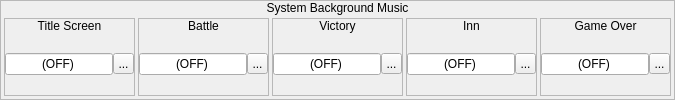
                <widget class="QFrame" name="frame_17">
                 <property name="frameShape">
                  <enum>QFrame::StyledPanel</enum>
                 </property>
                 <property name="frameShadow">
                  <enum>QFrame::Raised</enum>
                 </property>
                 <layout class="QVBoxLayout" name="verticalLayout_25">
                  <property name="spacing">
                   <number>0</number>
                  </property>
                  <property name="margin">
                   <number>0</number>
                  </property>
                  <item>
                   <widget class="QLabel" name="label_16">
                    <property name="sizePolicy">
                     <sizepolicy hsizetype="Preferred" vsizetype="Fixed">
                      <horstretch>0</horstretch>
                      <verstretch>0</verstretch>
                     </sizepolicy>
                    </property>
                    <property name="text">
                     <string>System Background Music</string>
                    </property>
                    <property name="alignment">
                     <set>Qt::AlignCenter</set>
                    </property>
                   </widget>
                  </item>
                  <item>
                   <widget class="QWidget" name="widget_16" native="true">
                    <layout class="QHBoxLayout" name="horizontalLayout_15">
                     <property name="spacing">
                      <number>3</number>
                     </property>
                     <property name="margin">
                      <number>3</number>
                     </property>
                     <item>
                      <widget class="QFrame" name="frame_18">
                       <property name="frameShape">
                        <enum>QFrame::StyledPanel</enum>
                       </property>
                       <property name="frameShadow">
                        <enum>QFrame::Raised</enum>
                       </property>
                       <layout class="QVBoxLayout" name="verticalLayout_26">
                        <property name="spacing">
                         <number>0</number>
                        </property>
                        <property name="margin">
                         <number>0</number>
                        </property>
                        <item>
                         <widget class="QLabel" name="label_17">
                          <property name="sizePolicy">
                           <sizepolicy hsizetype="Preferred" vsizetype="Fixed">
                            <horstretch>0</horstretch>
                            <verstretch>0</verstretch>
                           </sizepolicy>
                          </property>
                          <property name="text">
                           <string>Title Screen</string>
                          </property>
                          <property name="alignment">
                           <set>Qt::AlignCenter</set>
                          </property>
                         </widget>
                        </item>
                        <item>
                         <widget class="QWidget" name="widget_17" native="true">
                          <layout class="QHBoxLayout" name="horizontalLayout_10">
                           <property name="spacing">
                            <number>0</number>
                           </property>
                           <property name="margin">
                            <number>0</number>
                           </property>
                           <item>
                            <widget class="QLineEdit" name="leTitleScreenBGM">
                             <property name="text">
                              <string>(OFF)</string>
                             </property>
                             <property name="alignment">
                              <set>Qt::AlignCenter</set>
                             </property>
                             <property name="readOnly">
                              <bool>true</bool>
                             </property>
                            </widget>
                           </item>
                           <item>
                            <widget class="QToolButton" name="bBrowseTitleScreenBGM">
                             <property name="sizePolicy">
                              <sizepolicy hsizetype="Fixed" vsizetype="Expanding">
                               <horstretch>0</horstretch>
                               <verstretch>0</verstretch>
                              </sizepolicy>
                             </property>
                             <property name="minimumSize">
                              <size>
                               <width>21</width>
                               <height>21</height>
                              </size>
                             </property>
                             <property name="maximumSize">
                              <size>
                               <width>21</width>
                               <height>21</height>
                              </size>
                             </property>
                             <property name="text">
                              <string>...</string>
                             </property>
                             <property name="icon">
                              <iconset resource="gui_icons.qrc">
                               <normaloff>:/icons/fileopen.png</normaloff>:/icons/fileopen.png</iconset>
                             </property>
                             <property name="iconSize">
                              <size>
                               <width>16</width>
                               <height>16</height>
                              </size>
                             </property>
                            </widget>
                           </item>
                          </layout>
                         </widget>
                        </item>
                       </layout>
                      </widget>
                     </item>
                     <item>
                      <widget class="QFrame" name="frame_19">
                       <property name="frameShape">
                        <enum>QFrame::StyledPanel</enum>
                       </property>
                       <property name="frameShadow">
                        <enum>QFrame::Raised</enum>
                       </property>
                       <layout class="QVBoxLayout" name="verticalLayout_27">
                        <property name="spacing">
                         <number>0</number>
                        </property>
                        <property name="margin">
                         <number>0</number>
                        </property>
                        <item>
                         <widget class="QLabel" name="label_18">
                          <property name="sizePolicy">
                           <sizepolicy hsizetype="Preferred" vsizetype="Fixed">
                            <horstretch>0</horstretch>
                            <verstretch>0</verstretch>
                           </sizepolicy>
                          </property>
                          <property name="text">
                           <string>Battle</string>
                          </property>
                          <property name="alignment">
                           <set>Qt::AlignCenter</set>
                          </property>
                         </widget>
                        </item>
                        <item>
                         <widget class="QWidget" name="widget_18" native="true">
                          <layout class="QHBoxLayout" name="horizontalLayout_11">
                           <property name="spacing">
                            <number>0</number>
                           </property>
                           <property name="margin">
                            <number>0</number>
                           </property>
                           <item>
                            <widget class="QLineEdit" name="leBattleBGM">
                             <property name="text">
                              <string>(OFF)</string>
                             </property>
                             <property name="alignment">
                              <set>Qt::AlignCenter</set>
                             </property>
                             <property name="readOnly">
                              <bool>true</bool>
                             </property>
                            </widget>
                           </item>
                           <item>
                            <widget class="QToolButton" name="bBrowseBattleBGM">
                             <property name="sizePolicy">
                              <sizepolicy hsizetype="Fixed" vsizetype="Expanding">
                               <horstretch>0</horstretch>
                               <verstretch>0</verstretch>
                              </sizepolicy>
                             </property>
                             <property name="minimumSize">
                              <size>
                               <width>21</width>
                               <height>21</height>
                              </size>
                             </property>
                             <property name="maximumSize">
                              <size>
                               <width>21</width>
                               <height>21</height>
                              </size>
                             </property>
                             <property name="text">
                              <string>...</string>
                             </property>
                             <property name="icon">
                              <iconset resource="gui_icons.qrc">
                               <normaloff>:/icons/fileopen.png</normaloff>:/icons/fileopen.png</iconset>
                             </property>
                             <property name="iconSize">
                              <size>
                               <width>16</width>
                               <height>16</height>
                              </size>
                             </property>
                            </widget>
                           </item>
                          </layout>
                         </widget>
                        </item>
                       </layout>
                      </widget>
                     </item>
                     <item>
                      <widget class="QFrame" name="frame_20">
                       <property name="frameShape">
                        <enum>QFrame::StyledPanel</enum>
                       </property>
                       <property name="frameShadow">
                        <enum>QFrame::Raised</enum>
                       </property>
                       <layout class="QVBoxLayout" name="verticalLayout_28">
                        <property name="spacing">
                         <number>0</number>
                        </property>
                        <property name="margin">
                         <number>0</number>
                        </property>
                        <item>
                         <widget class="QLabel" name="label_19">
                          <property name="sizePolicy">
                           <sizepolicy hsizetype="Preferred" vsizetype="Fixed">
                            <horstretch>0</horstretch>
                            <verstretch>0</verstretch>
                           </sizepolicy>
                          </property>
                          <property name="text">
                           <string>Victory</string>
                          </property>
                          <property name="alignment">
                           <set>Qt::AlignCenter</set>
                          </property>
                         </widget>
                        </item>
                        <item>
                         <widget class="QWidget" name="widget_19" native="true">
                          <layout class="QHBoxLayout" name="horizontalLayout_12">
                           <property name="spacing">
                            <number>0</number>
                           </property>
                           <property name="margin">
                            <number>0</number>
                           </property>
                           <item>
                            <widget class="QLineEdit" name="leVictoryBGM">
                             <property name="text">
                              <string>(OFF)</string>
                             </property>
                             <property name="alignment">
                              <set>Qt::AlignCenter</set>
                             </property>
                             <property name="readOnly">
                              <bool>true</bool>
                             </property>
                            </widget>
                           </item>
                           <item>
                            <widget class="QToolButton" name="bBrowseVictoryBGM">
                             <property name="sizePolicy">
                              <sizepolicy hsizetype="Fixed" vsizetype="Expanding">
                               <horstretch>0</horstretch>
                               <verstretch>0</verstretch>
                              </sizepolicy>
                             </property>
                             <property name="minimumSize">
                              <size>
                               <width>21</width>
                               <height>21</height>
                              </size>
                             </property>
                             <property name="maximumSize">
                              <size>
                               <width>21</width>
                               <height>21</height>
                              </size>
                             </property>
                             <property name="text">
                              <string>...</string>
                             </property>
                             <property name="icon">
                              <iconset resource="gui_icons.qrc">
                               <normaloff>:/icons/fileopen.png</normaloff>:/icons/fileopen.png</iconset>
                             </property>
                             <property name="iconSize">
                              <size>
                               <width>16</width>
                               <height>16</height>
                              </size>
                             </property>
                            </widget>
                           </item>
                          </layout>
                         </widget>
                        </item>
                       </layout>
                      </widget>
                     </item>
                     <item>
                      <widget class="QFrame" name="frame_21">
                       <property name="frameShape">
                        <enum>QFrame::StyledPanel</enum>
                       </property>
                       <property name="frameShadow">
                        <enum>QFrame::Raised</enum>
                       </property>
                       <layout class="QVBoxLayout" name="verticalLayout_29">
                        <property name="spacing">
                         <number>0</number>
                        </property>
                        <property name="margin">
                         <number>0</number>
                        </property>
                        <item>
                         <widget class="QLabel" name="label_20">
                          <property name="sizePolicy">
                           <sizepolicy hsizetype="Preferred" vsizetype="Fixed">
                            <horstretch>0</horstretch>
                            <verstretch>0</verstretch>
                           </sizepolicy>
                          </property>
                          <property name="text">
                           <string>Inn</string>
                          </property>
                          <property name="alignment">
                           <set>Qt::AlignCenter</set>
                          </property>
                         </widget>
                        </item>
                        <item>
                         <widget class="QWidget" name="widget_20" native="true">
                          <layout class="QHBoxLayout" name="horizontalLayout_13">
                           <property name="spacing">
                            <number>0</number>
                           </property>
                           <property name="margin">
                            <number>0</number>
                           </property>
                           <item>
                            <widget class="QLineEdit" name="leInnBGM">
                             <property name="text">
                              <string>(OFF)</string>
                             </property>
                             <property name="alignment">
                              <set>Qt::AlignCenter</set>
                             </property>
                             <property name="readOnly">
                              <bool>true</bool>
                             </property>
                            </widget>
                           </item>
                           <item>
                            <widget class="QToolButton" name="bBrowseInnBGM">
                             <property name="sizePolicy">
                              <sizepolicy hsizetype="Fixed" vsizetype="Expanding">
                               <horstretch>0</horstretch>
                               <verstretch>0</verstretch>
                              </sizepolicy>
                             </property>
                             <property name="minimumSize">
                              <size>
                               <width>21</width>
                               <height>21</height>
                              </size>
                             </property>
                             <property name="maximumSize">
                              <size>
                               <width>21</width>
                               <height>21</height>
                              </size>
                             </property>
                             <property name="text">
                              <string>...</string>
                             </property>
                             <property name="icon">
                              <iconset resource="gui_icons.qrc">
                               <normaloff>:/icons/fileopen.png</normaloff>:/icons/fileopen.png</iconset>
                             </property>
                             <property name="iconSize">
                              <size>
                               <width>16</width>
                               <height>16</height>
                              </size>
                             </property>
                            </widget>
                           </item>
                          </layout>
                         </widget>
                        </item>
                       </layout>
                      </widget>
                     </item>
                     <item>
                      <widget class="QFrame" name="frame_22">
                       <property name="frameShape">
                        <enum>QFrame::StyledPanel</enum>
                       </property>
                       <property name="frameShadow">
                        <enum>QFrame::Raised</enum>
                       </property>
                       <layout class="QVBoxLayout" name="verticalLayout_30">
                        <property name="spacing">
                         <number>0</number>
                        </property>
                        <property name="margin">
                         <number>0</number>
                        </property>
                        <item>
                         <widget class="QLabel" name="label_21">
                          <property name="sizePolicy">
                           <sizepolicy hsizetype="Preferred" vsizetype="Fixed">
                            <horstretch>0</horstretch>
                            <verstretch>0</verstretch>
                           </sizepolicy>
                          </property>
                          <property name="text">
                           <string>Game Over</string>
                          </property>
                          <property name="alignment">
                           <set>Qt::AlignCenter</set>
                          </property>
                         </widget>
                        </item>
                        <item>
                         <widget class="QWidget" name="widget_21" native="true">
                          <layout class="QHBoxLayout" name="horizontalLayout_14">
                           <property name="spacing">
                            <number>0</number>
                           </property>
                           <property name="margin">
                            <number>0</number>
                           </property>
                           <item>
                            <widget class="QLineEdit" name="leGameOverBGM">
                             <property name="text">
                              <string>(OFF)</string>
                             </property>
                             <property name="alignment">
                              <set>Qt::AlignCenter</set>
                             </property>
                             <property name="readOnly">
                              <bool>true</bool>
                             </property>
                            </widget>
                           </item>
                           <item>
                            <widget class="QToolButton" name="bBrowseGameOverBGM">
                             <property name="sizePolicy">
                              <sizepolicy hsizetype="Fixed" vsizetype="Expanding">
                               <horstretch>0</horstretch>
                               <verstretch>0</verstretch>
                              </sizepolicy>
                             </property>
                             <property name="minimumSize">
                              <size>
                               <width>21</width>
                               <height>21</height>
                              </size>
                             </property>
                             <property name="maximumSize">
                              <size>
                               <width>21</width>
                               <height>21</height>
                              </size>
                             </property>
                             <property name="text">
                              <string>...</string>
                             </property>
                             <property name="icon">
                              <iconset resource="gui_icons.qrc">
                               <normaloff>:/icons/fileopen.png</normaloff>:/icons/fileopen.png</iconset>
                             </property>
                             <property name="iconSize">
                              <size>
                               <width>16</width>
                               <height>16</height>
                              </size>
                             </property>
                            </widget>
                           </item>
                          </layout>
                         </widget>
                        </item>
                       </layout>
                      </widget>
                     </item>
                    </layout>
                   </widget>
                  </item>
                 </layout>
                </widget>
